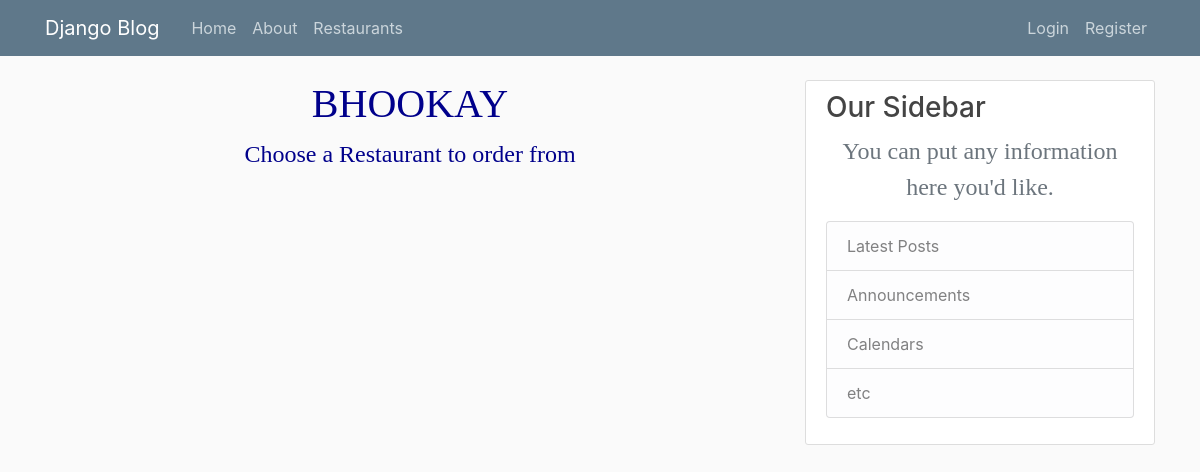
Page /restaurant1/ on the earlier database version.
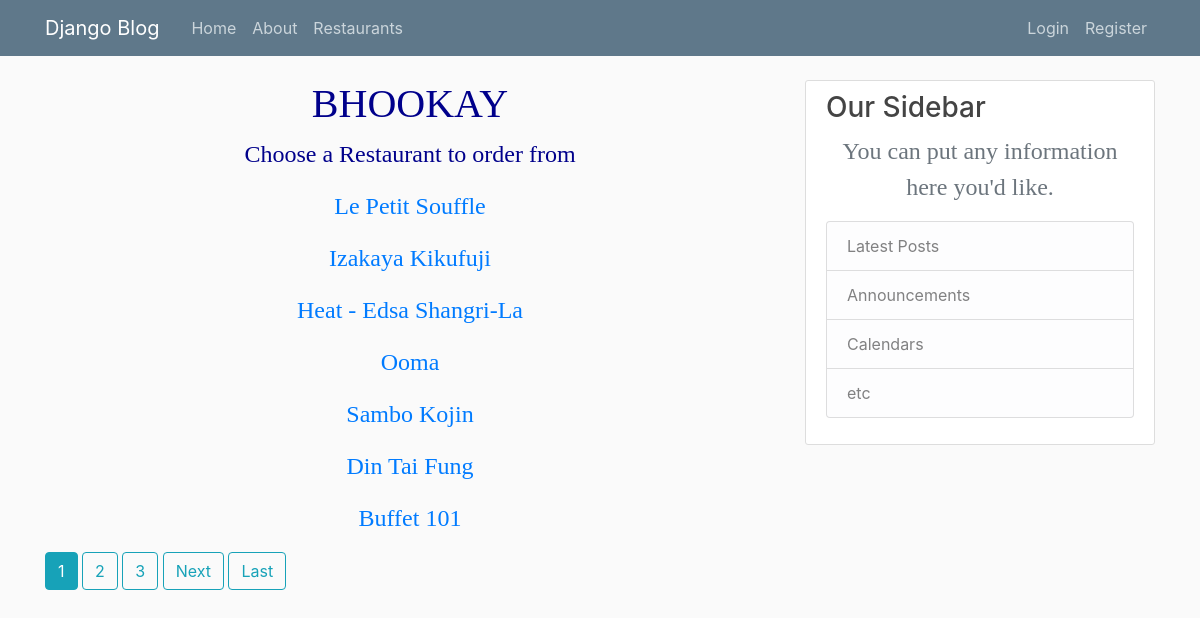
Same page on the later database version.
### blog/models.py (models this page shows, shortened)
class Post1(models.Model):
	Name= models.CharField(max_length=100)
	Location=models.CharField(max_length=100)
	Cuisines=models.CharField(max_length=100)
	PriceRange=models.IntegerField()
	Ratings=models.CharField(max_length=100)

### blog/views.py (the view)
# urls.py: path('restaurant1/',PostListView1.as_view(),name='blog-restaurants1'),
class PostListView1(ListView):
	model=Post1
	template_name='blog/tester.html'
	context_object_name='rests'
	paginate_by=7

### blog/templates/blog/tester.html (shortened to what this page needs)
{% extends "blog/base.html" %}
{%block content %}
<h1>BHOOKAY</h1>
<p> Choose a Restaurant to order from</p>
{% for rest in rests  %}
      <p><a class="rest-name1" href="{% url 'rest-detail' rest.id %}" >{{ rest.Name }}</a></p>
    {% endfor %}
    {% if is_paginated %}
      {% for num in page_obj.paginator.page_range %}
        {% if page_obj.number == num %}
          <a class="btn btn-info mb-4" href="?page={{ num }}">{{ num }}</a>
        {% elif num > page_obj.number|add:'-3' and num < page_obj.number|add:'3' %}
          <a class="btn btn-outline-info mb-4" href="?page={{ num }}">{{ num }}</a>
        {% endif %}
      {% endfor %}
      {% if page_obj.has_next %}
        <a class="btn btn-outline-info mb-4" href="?page={{ page_obj.next_page_number }}">Next</a>
        <a class="btn btn-outline-info mb-4" href="?page={{ page_obj.paginator.num_pages }}">Last</a>
      {% endif %}
    {% endif %}
{%endblock content%}

Differences in the rows shown:
added Post1: Name "Le Petit Souffle"
added Post1: Name "Izakaya Kikufuji"
added Post1: Name "Heat - Edsa Shangri-La"
added Post1: Name "Ooma"
added Post1: Name "Sambo Kojin"
added Post1: Name "Din Tai Fung"
added Post1: Name "Buffet 101"
Other differences:
new list line: "1"
new list line: "2"
new list line: "3"
text now shown: "Next Last"
